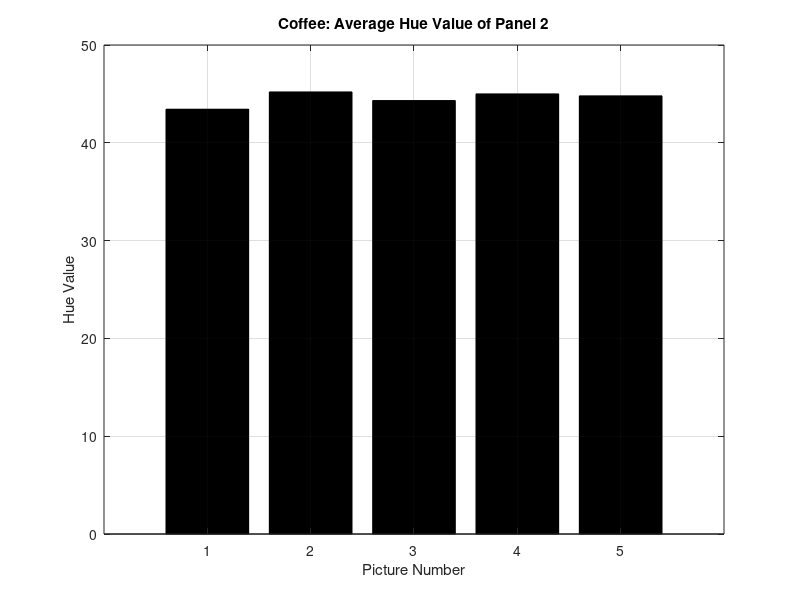

Source code (MATLAB): (Note: this script raises an error after producing the figure.)
%dipped_script_range Plots graphs of dipped hue results
%    Dipped Script Range shows if average is in range to match.
%    Range is based on pH / hue curve

%    Each array has five entries as five strips were dipped

co_avg2 = [43.43376 45.2 44.32 45.0 44.8];

ph7_avg2 = [74.767105 73.80891 74.61206 75.9802 74.14285];

bs_avg2 = [142.01382 139.56651 150.6934 163.35167 160.20146];

ph9_avg2 = [205.5 210.1 207.0 206.7 206.0];

ph10_avg3 = [350.89166 352.9898 353.28287 350.06735 350.6086];

% co ------

figure(1);
x = [1 2 3 4 5];
bar(x, co_avg2, 'k');
grid on;
title('Coffee: Average Hue Value of Panel 2')
xlabel("Picture Number"); 
ylabel("Hue Value");
yline(1,'-.b', 'pH 5 Cal Low');
yline(134.285,'-.b', 'Ph 5 Cal High');
print('../figures/dipped-range-co','-dpng')

% ph 7 ------

figure(2);
x = [1 2 3 4 5];
bar(x, ph7_avg2, 'k');
grid on;
title('pH 7 Buffer Solution: Average Hue Value of Panel 2')
xlabel("Picture Number"); 
ylabel("Hue Value (Degrees)");
yline(69.815,'-.b', 'pH 7 Cal Low');
yline(106.325,'-.b', 'pH 7 Cal High');
print('../figures/dipped-range-7','-dpng')

% bs ------

figure(3);
x = [1 2 3 4 5];
bar(x, bs_avg2, 'k');
grid on;
title('Baking Soda: Average Hue Value of Panel 2')
xlabel("Picture Number"); 
ylabel("Hue Value (Degrees)");
yline(106.325,'-.b', 'pH 8 Cal Low');
yline(161.2,'-.b', 'pH 8 Cal High / pH 9 Cal Low');
yline(200.4,'-.b', 'pH 9 Cal High');
print('../figures/dipped-range-bs','-dpng')

% ph 9 ------

figure(4);
x = [1 2 3 4 5];
bar(x, ph9_avg2, 'k');
grid on;
title('pH 9 Buffer Solution: Average Hue Value of Panel 2')
xlabel("Picture Number"); 
ylabel("Hue Value (Degrees)");
yline(161.2,'-.b', 'pH 9 Cal Low');
yline(200.4,'-.b', 'pH 9 Cal High');
print('../figures/dipped-range-9','-dpng')

% ph 10 ------

figure(5);
x = [1 2 3 4 5];
bar(x, ph10_avg3, 'k');
grid on;
title('pH 10 Buffer Solution: Average Hue Value of Panel 3')
xlabel("Picture Number"); 
ylabel("Hue Value (Degrees)");
yline(349.975,'-.b', 'pH 10 Cal Low');
yline(42.464,'-.b', 'Ph 10 Cal High');
print('../figures/dipped-range-10','-dpng')



